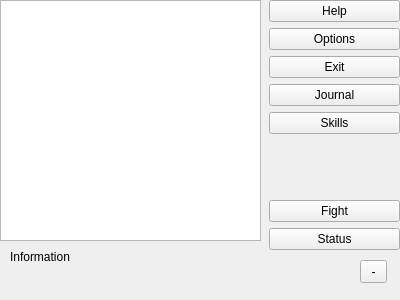
<?xml version="1.0" encoding="UTF-8"?>
<ui version="4.0">
 <class>PaperdollWidget</class>
 <widget class="QWidget" name="PaperdollWidget">
  <property name="geometry">
   <rect>
    <x>0</x>
    <y>0</y>
    <width>400</width>
    <height>300</height>
   </rect>
  </property>
  <property name="windowTitle">
   <string>Form</string>
  </property>
  <widget class="QGraphicsView" name="mCharacterView">
   <property name="geometry">
    <rect>
     <x>0</x>
     <y>0</y>
     <width>261</width>
     <height>241</height>
    </rect>
   </property>
  </widget>
  <widget class="QWidget" name="verticalLayoutWidget">
   <property name="geometry">
    <rect>
     <x>269</x>
     <y>0</y>
     <width>131</width>
     <height>250</height>
    </rect>
   </property>
   <layout class="QVBoxLayout" name="verticalLayout">
    <item>
     <widget class="QPushButton" name="mHelp">
      <property name="text">
       <string>Help</string>
      </property>
     </widget>
    </item>
    <item>
     <widget class="QPushButton" name="mOptions">
      <property name="text">
       <string>Options</string>
      </property>
     </widget>
    </item>
    <item>
     <widget class="QPushButton" name="mExit">
      <property name="text">
       <string>Exit</string>
      </property>
     </widget>
    </item>
    <item>
     <widget class="QPushButton" name="mJournal">
      <property name="text">
       <string>Journal</string>
      </property>
     </widget>
    </item>
    <item>
     <widget class="QPushButton" name="mSkills">
      <property name="text">
       <string>Skills</string>
      </property>
     </widget>
    </item>
    <item>
     <spacer name="verticalSpacer">
      <property name="orientation">
       <enum>Qt::Vertical</enum>
      </property>
      <property name="sizeHint" stdset="0">
       <size>
        <width>20</width>
        <height>40</height>
       </size>
      </property>
     </spacer>
    </item>
    <item>
     <widget class="QPushButton" name="mCombat">
      <property name="text">
       <string>Fight</string>
      </property>
     </widget>
    </item>
    <item>
     <widget class="QPushButton" name="mStatus">
      <property name="text">
       <string>Status</string>
      </property>
     </widget>
    </item>
   </layout>
  </widget>
  <widget class="QToolButton" name="mMinimize">
   <property name="geometry">
    <rect>
     <x>360</x>
     <y>260</y>
     <width>27</width>
     <height>23</height>
    </rect>
   </property>
   <property name="text">
    <string>-</string>
   </property>
  </widget>
  <widget class="QLabel" name="mInformation">
   <property name="geometry">
    <rect>
     <x>10</x>
     <y>250</y>
     <width>251</width>
     <height>41</height>
    </rect>
   </property>
   <property name="text">
    <string>Information</string>
   </property>
   <property name="alignment">
    <set>Qt::AlignLeading|Qt::AlignLeft|Qt::AlignTop</set>
   </property>
  </widget>
 </widget>
 <resources/>
 <connections/>
</ui>
